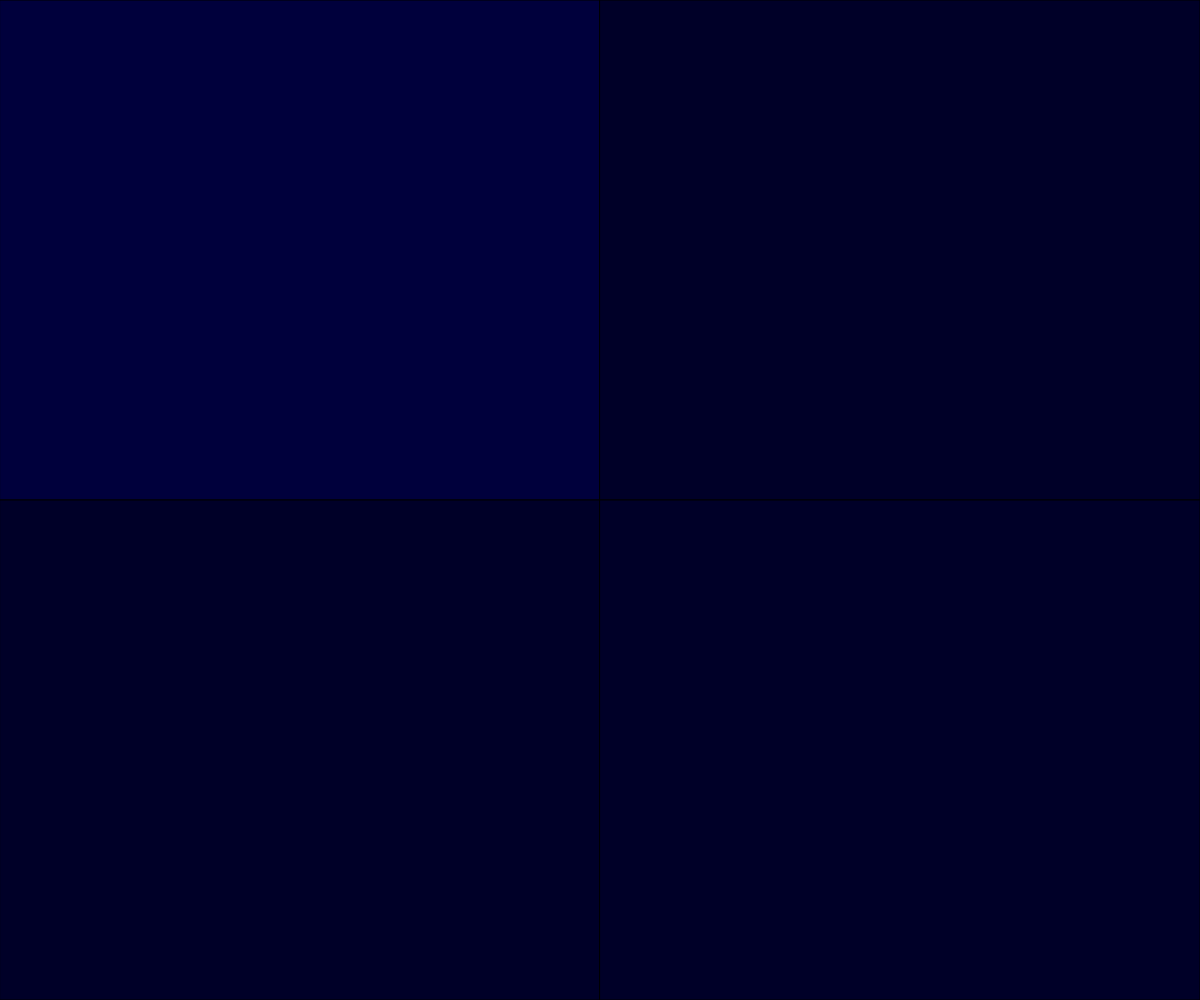
Frame 1 (no input)
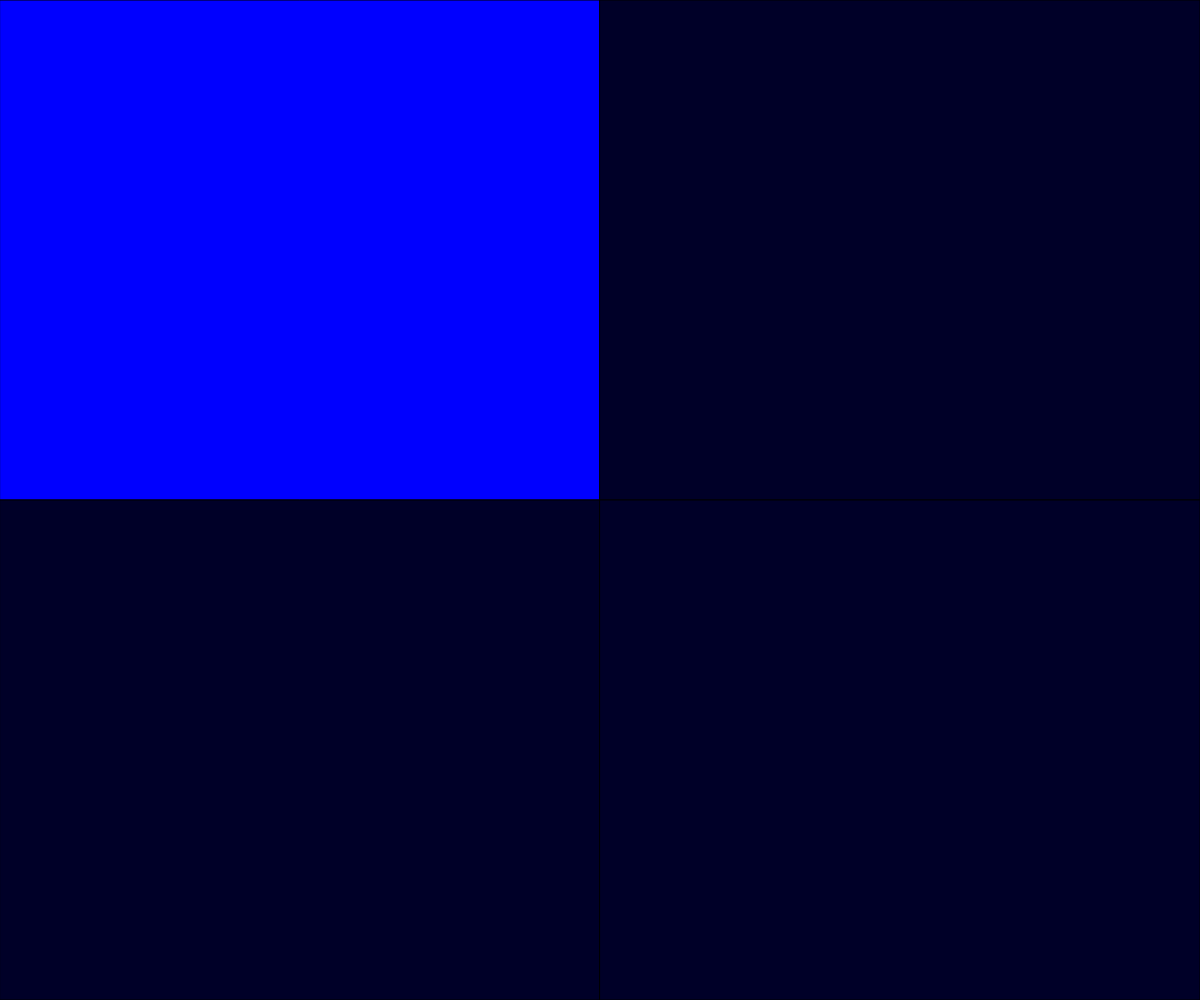
Frame 60 (no input)
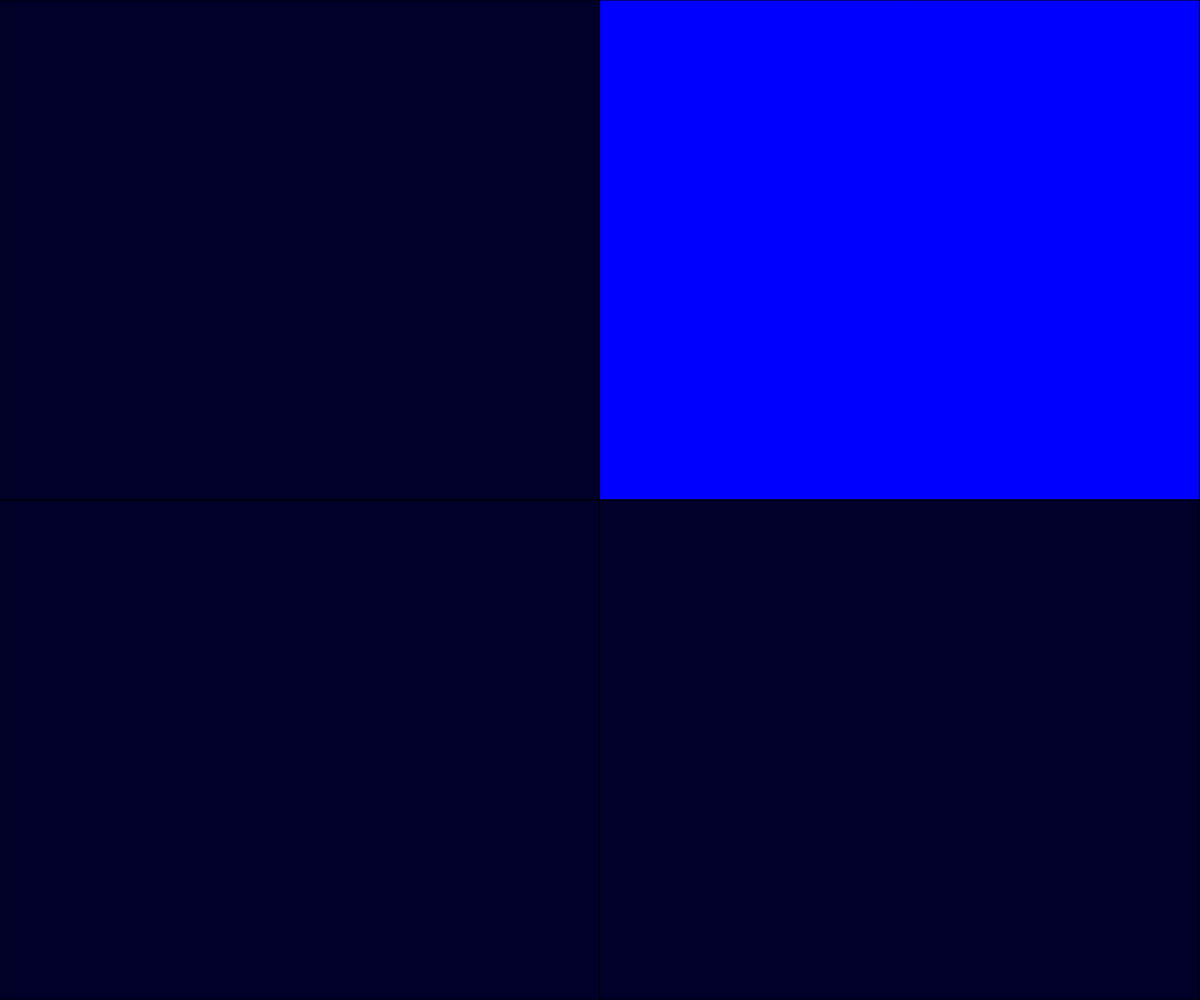
Frame 120 (the mouse pressed at the canvas centre since frame 60)

The p5.js sketch that drew these frames (run headless with seeded random() and noise() and a simulated clock; from frame 60 on, the mouse is pressed at the canvas centre):

// p5.js sketch
// ── sketch.js
// Project Title
// Your Name
// Date
//
// Extra for Experts:
// - describe what you did to take this project "above and beyond"

let onLeft, onRight, onBottomLeft, onBottomRight; // boolians
let leftFade = 50;
let rightFade = 50;
let bottomLeftFade = 50;
let bottomRightFade = 50;
const FADE_SPEED = 10;
const FADE_OUTSPEED = -10;



function setup() {
  createCanvas(windowWidth, windowHeight);
  onLeft = true;
  onRight = false;
  onBottomRight = false;
  onBottomLeft = true;
}

function updateCurrentSide() {
  //update the state variable to represent which side the mouse curser is one

  if (mouseX < width / 2 && mouseY < height / 2) {
    print("left);")
    //mouse is on the left
    onLeft = true;
    onRight = false;
    onBottomRight = false;
    onBottomLeft = false;
  }
  else if (mouseX > width / 2 && mouseY > height / 2) {
    //mouse is on the bottom right
    print("right");
    onRight = false;
    onLeft = false;
    onBottomRight = true;
    onBottomLeft = false;
  }
  else if (mouseX < width / 2 && mouseY > height / 2) {
    onRight = false;
    onLeft = false;
    onBottomRight = false;
    onBottomLeft = true;
  }
  else {
    onRight = true;
    onLeft = false;
    onBottomRight = false;
    onBottomLeft = false;

  }
}

function drawGrid() {
  fill(0, 0, leftFade);
  rect(0, 0, width / 2, height / 2);

  fill(0, 0, rightFade);
  rect(width / 2, 0, width / 2, height / 2);

  fill(0, 0, bottomLeftFade);
  rect(0, height / 2, width / 2, height / 2);

  fill(0, 0, bottomRightFade);
  rect(width / 2, height / 2, width / 2, height / 2);
}

function renderRectangle() {
  //draw two rectangles of varying fills

  if (onLeft) { //onleft = true
    if (leftFade <= 255) {
      leftFade += FADE_SPEED;
      fill(0, 0, leftFade);

    }
  }
  else {
    if (leftFade >= 50) {
      leftFade -= FADE_SPEED;
    }

  }

  if (onRight) {
    if (rightFade <= 255) {
      fill(0, 0, rightFade);
      rightFade += FADE_SPEED;
    }
  }
  else {
    if (rightFade >= 50) {
      rightFade -= FADE_SPEED;

    }

  }

  if (onBottomLeft) {
    if (bottomLeftFade <= 255) {
      fill(0, 0, bottomLeftFade);
      bottomLeftFade += FADE_SPEED;
    }
  }
  else {
    if (bottomLeftFade >= 50) {
      bottomLeftFade -= FADE_SPEED;
    }
  }

  if (onBottomRight) {
    if (bottomRightFade <= 255) {
      fill(0, 0, bottomRightFade);
      bottomRightFade += FADE_SPEED;
    }
  }
  else {
    if (bottomRightFade >= 50) {
      bottomRightFade -= FADE_SPEED;
    }
  }

}

function draw() {
  background(220);
  updateCurrentSide();
  //print("left:"  + onLeft + "  Right:  " + onRight);
  renderRectangle();
  drawGrid();
}
